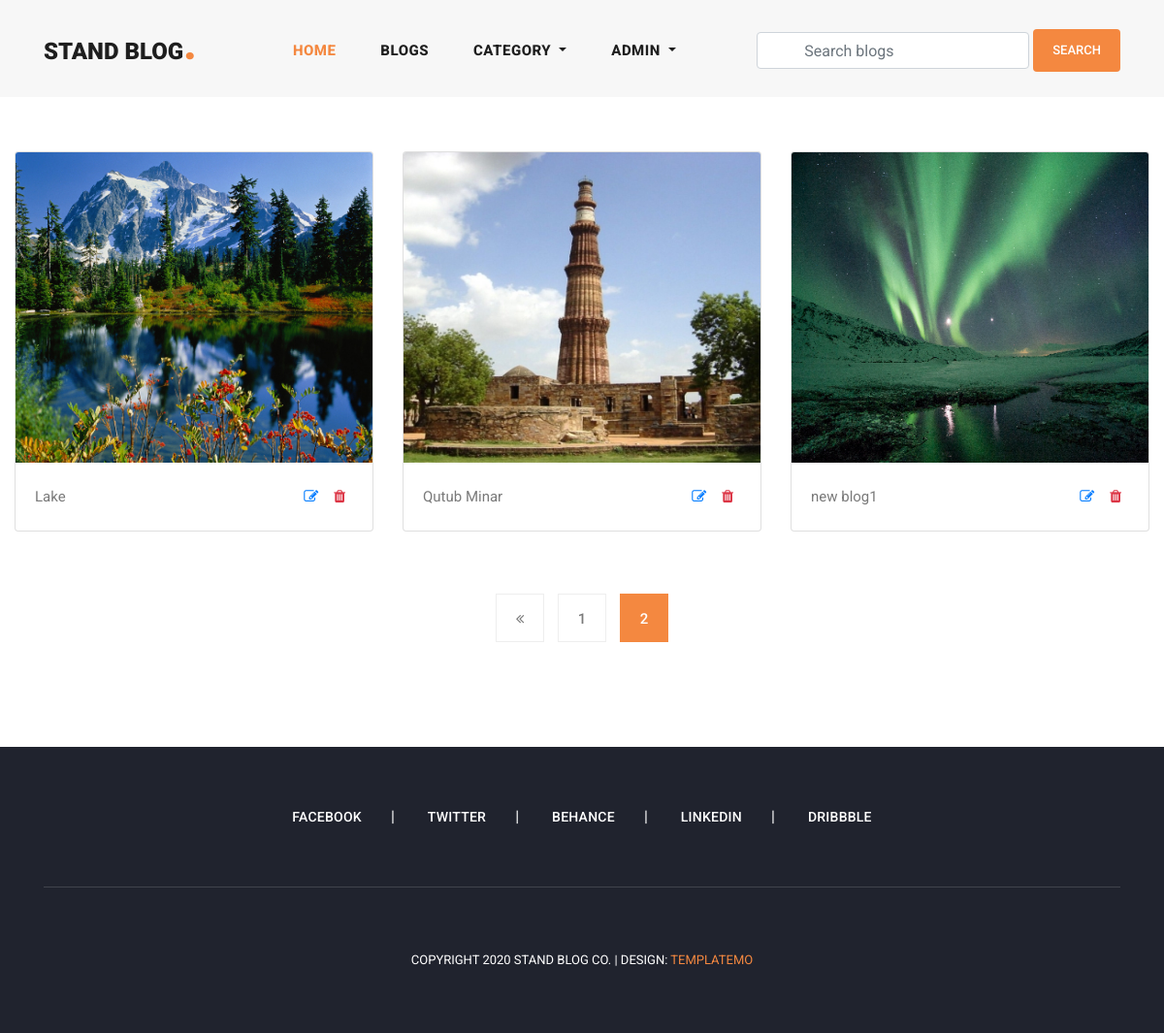
The app's page /my_blogs/?page=2 (signed in), older data.
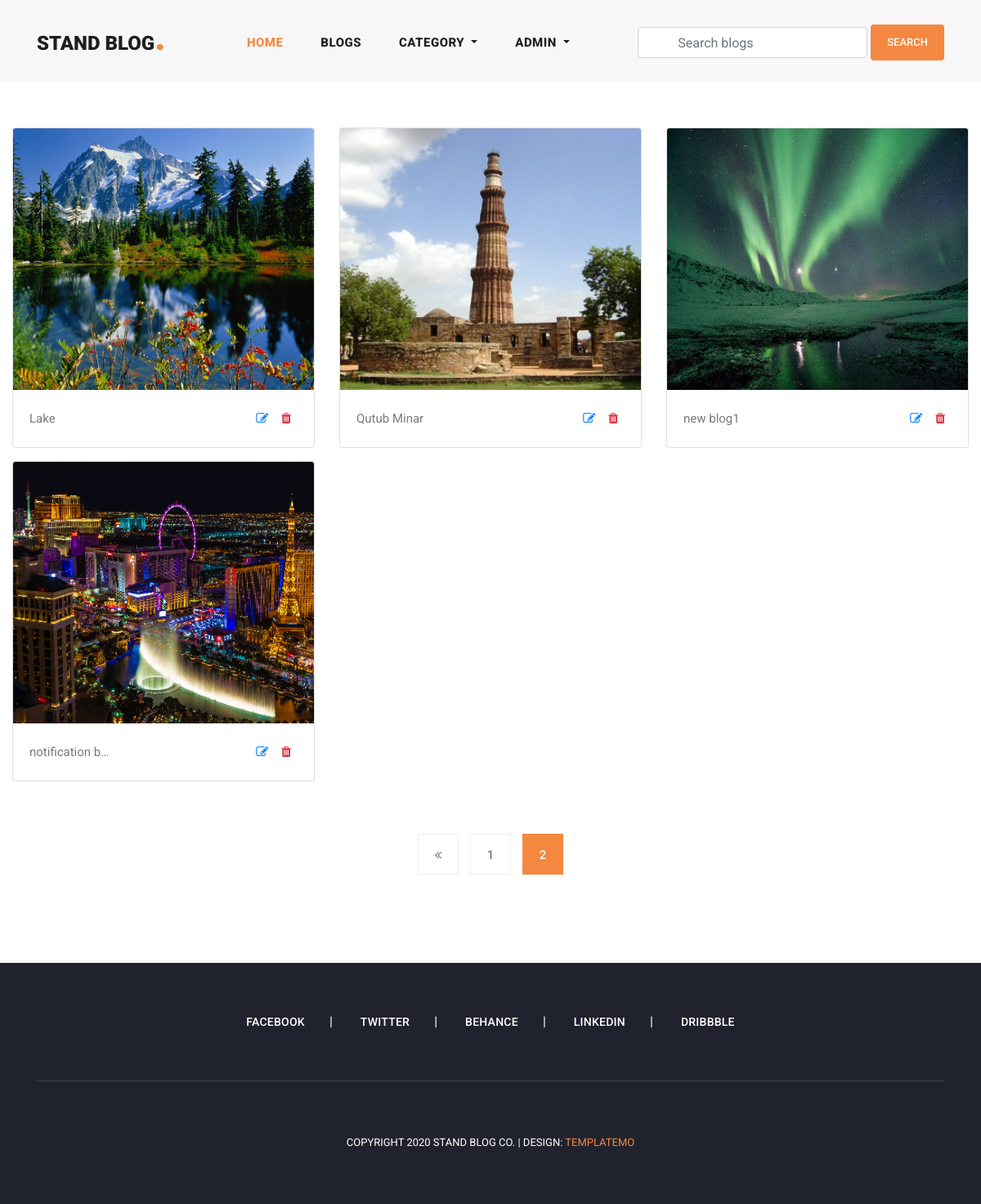
The same page, newer data.
### user_profile/models.py (models this page shows, shortened)
class User(AbstractUser):
    email = models.EmailField(
        max_length=150,
        unique=True,
        error_messages={
            "unique": "The email must be unique"
        }
    )
    profile_image = models.ImageField(
        null=True,
        blank=True,
        upload_to="profile_images"
    )
    followers = models.ManyToManyField("Follow")
    REQUIRED_FIELDS = ["email"]
    objects = CustomUserManager()

### blog/models.py (models this page shows, shortened)
class Blog(models.Model):
    user = models.ForeignKey(
        User,
        related_name='user_blogs',
        on_delete=models.CASCADE
    )
    category = models.ForeignKey(
        Category,
        related_name='category_blogs',
        on_delete=models.CASCADE
    )
    tags = models.ManyToManyField(
        Tag,
        related_name='tag_blogs',
        blank=True
    )
    likes = models.ManyToManyField(
        User,
        related_name='user_likes',
        blank=True
    )
    title = models.CharField(
        max_length=250
    )
    slug = models.SlugField(null=True, blank=True)
    banner = models.ImageField(upload_to='blog_banners')
    description = RichTextField()
    created_date = models.DateField(auto_now_add=True)

### blog/views.py (the view, shortened to what this page needs)
# urls.py: path('my_blogs/', my_blogs, name='my_blogs'),
@login_required(login_url='login')
def my_blogs(request):
    queryset = request.user.user_blogs.all()
    page = request.GET.get('page', 1)
    paginator = Paginator(queryset, 6)
    delete = request.GET.get('delete', None)
    try:
        blogs = paginator.page(page)
    except EmptyPage:
        blogs = paginator.page(1)
    except PageNotAnInteger:
        blogs = paginator.page(1)
        return redirect('blogs')
    context = {
        "blogs": blogs,
        "paginator": paginator
    }
    return render(request, 'my_blogs.html', context)

### blog/context_processors.py (called while the page is built)
def get_all_categories(request):
    categories = Category.objects.all()
    context = {
        "categories": categories
    }
    return context

### user_profile/context_processors.py (called while the page is built)
def user_notifications(request):
    context = {}
    if request.user.is_authenticated:
        notifications = Notificaiton.objects.filter(
            user=request.user
        ).order_by('-created_date')
        unseen = notifications.exclude(is_seen=True)
        context['notifications'] = notifications
        context['unseen'] = unseen.count()
    return context

### templates/my_blogs.html (shortened to what this page needs)
{% extends 'base.html' %}
{% load static %}
{% block content %}
<section class="my-blogs">
    <div class="container-fluid">
        <div class="row py-5">
            {% for blog in blogs %}
            <div class="col-md-4 my-2">
                <div class="card">
                    <img class="card-img-top img-fluid" style="width: 100%; height: 320px;" src="{{blog.banner.url}}"
                        alt="Card image cap">
                    <div class="card-body">
                        <p class="card-text d-flex flex-row">
                            {{blog.title|truncatechars:15}}
                            <a class="px-2 ml-auto" href="{% url 'update_blog' blog.slug %}">
                                <i class="fa fa-edit"></i>
                            </a>
                            <a class="px-2" href="?delete={{blog.pk}}">
                                <i class="fa fa-trash text-danger"></i>
                            </a>
                        </p>
                    </div>
                </div>
            </div>
            {% endfor %}
        </div>
        <div class="row py-2 justify-content-center">
            <div class="col-md-8">
                {% include 'pagination.html' %}
            </div>
        </div>
    </div>
</section>
{% endblock content %}

### templates/base.html (shortened to what this page needs)
<!DOCTYPE html>
<html lang="en">
<head>
    {% load static %}
    <link href="{% static 'vendor/bootstrap/css/bootstrap.min.css' %}" rel="stylesheet">
    <link rel="stylesheet" href="{% static 'css/fontawesome.css' %}">
    <link rel="stylesheet" href="{% static 'css/templatemo-stand-blog.css' %}">
    <link rel="stylesheet" href="{% static 'css/owl.css' %}">
    <link rel="stylesheet" href="{% static 'css/main.css' %}">
</head>
<body>
    {% include 'header.html' %}
    {% block content %}
    {% endblock content %}
    {% include 'footer.html' %}
</body>
</html>

### templates/header.html (shortened to what this page needs)
<header class="">
    <nav class="navbar navbar-expand-lg">
        <div class="container">
            <a class="navbar-brand" href="index.html">
                <h2>Stand Blog<em>.</em></h2>
            </a>
            <div class="collapse navbar-collapse" id="navbarResponsive">
                <ul class="navbar-nav ml-auto">
                    <li class="nav-item active">
                        <a class="nav-link" href="{% url 'home' %}">Home
                        </a>
                    </li>
                    <li class="nav-item">
                        <a class="nav-link" href="{% url 'blogs' %}">Blogs</a>
                    </li>
                    <li class="nav-item dropdown">
                        <a class="nav-link dropdown-toggle" href="#" id="navbarDropdown" role="button"
                            data-toggle="dropdown" aria-haspopup="true" aria-expanded="false">
                            Category
                        </a>
                    </li>
                    {% if request.user.is_authenticated %}
                    <li class="nav-item dropdown">
                        <a class="nav-link dropdown-toggle" href="#" id="navbarDropdown" role="button"
                            data-toggle="dropdown" aria-haspopup="true" aria-expanded="false">
                            {{request.user.username}}
                        </a>
                    </li>
                    {% else %}
                    <li class="nav-item">
                        <a class="nav-link" href="{% url 'login' %}">Login</a>
                    </li>
                    {% endif %}
                </ul>
                <form class="form-inline d-flex flex-nowrap my-2 ml-auto search-form" action="{% url 'search_blogs' %}"
                    method="GET"><input class="form-control px-5" name="search" type="text" placeholder="Search blogs"
                        required>
                </form>
                <button class="btn btn-primary ml-1">Search</button>
            </div>
        </div>
    </nav>
</header>

### templates/pagination.html (shortened to what this page needs)
<ul class="page-numbers">
    {% if blogs.has_previous %}
    <li><a href="?page={{blogs.previous_page_number}}"><i class="fa fa-angle-double-left"></i></a></li>
    {% endif %}
    {% for page in blogs.paginator.page_range %}
    {% if page == blogs.number %}
    <li class="active"><a href="?page={{page}}">{{page}}</a></li>
    {% else %}
    <li><a href="?page={{page}}">{{page}}</a></li>
    {% endif %}
    {% endfor %}
</ul>

### templates/footer.html
<footer>
    <div class="container">
        <div class="row">
            <div class="col-lg-12">
                <ul class="social-icons">
                    <li><a href="#">Facebook</a></li>
                    <li><a href="#">Twitter</a></li>
                    <li><a href="#">Behance</a></li>
                    <li><a href="#">Linkedin</a></li>
                    <li><a href="#">Dribbble</a></li>
                </ul>
            </div>
            <div class="col-lg-12">
                <div class="copyright-text">
                    <p>Copyright 2020 Stand Blog Co.
                        | Design: <a rel="nofollow" href="https://templatemo.com" target="_parent">TemplateMo</a></p>
                </div>
            </div>
        </div>
    </div>
</footer>

### templates/scripts.html (shortened to what this page needs)
{% load static %}

### assets/css/templatemo-stand-blog.css (style rules this page uses)
body { font-family: 'Roboto', sans-serif; overflow-x: hidden; text-rendering: optimizeLegibility; -webkit-font-smoothing: antialiased; -moz-osx-font-smoothing: grayscale; }
p { margin-bottom: 0px; font-size: 15px; font-weight: 400; color: #7a7a7a; line-height: 30px; }
a { text-decoration: none!important; }
ul { padding: 0; margin: 0; list-style: none; }
h1,h2,h3,h4,h5,h6 { margin: 0px; }
header { z-index: 99999; width: 100%; height: 100px; background-color: #f7f7f7; -webkit-transition: all 0.3s ease-in-out 0s; -moz-transition: all 0.3s ease-in-out 0s; -o-transition: all 0.3s ease-in-out 0s; transition: all 0.3s ease-in-out 0s; }
header .navbar { padding: 25px 0px; }
.navbar .navbar-brand { float: left; margin-top: -12px; outline: none; }
.navbar .navbar-brand h2 { color: #1e1e1e; text-transform: uppercase; font-size: 24px; font-weight: 900; -webkit-transition: all .3s ease 0s; -moz-transition: all .3s ease 0s; -o-transition: all .3s ease 0s; transition: all .3s ease 0s; }
.navbar .navbar-brand h2 em { font-size: 44px; font-style: normal; color: #f48840; }
#navbarResponsive { z-index: 999; }
.navbar-collapse { text-align: center; }
.navbar .navbar-nav .nav-item { margin: 0px 15px; }
.navbar .navbar-nav a.nav-link { text-transform: capitalize; font-size: 15px; font-weight: 800; text-transform: uppercase; letter-spacing: 0.5px; color: #1e1e1e; transition: all 0.3s; }
.navbar .navbar-nav .nav-link:hover, .navbar .navbar-nav .active>.nav-link, .navbar .navbar-nav .nav-link.active, .navbar .navbar-nav .nav-link.show, .navbar .navbar-nav .show>.nav-link { color: #f48840; }
ul.page-numbers { text-align: center; }
ul.page-numbers li { display: inline-block; margin: 0px 5px; }
ul.page-numbers li a { width: 50px; height: 50px; display: inline-block; text-align: center; line-height: 50px; font-size: 15px; color: #7a7a7a; border: 1px solid #eee; font-weight: 500; transition: all 0.3s; }
ul.page-numbers li.active a { background-color: #f48840; border-color: #f48840; color: #fff; }
footer { margin-top: 100px; text-align: center; background-color: #20232e; padding: 60px 0px; }
footer ul.social-icons { padding-bottom: 60px; margin-bottom: 60px; border-bottom: 1px solid rgba(250,250,250,0.15); }
footer ul.social-icons li { display: inline-block; margin-right: 30px; }
footer ul.social-icons li:after { content: "|"; color: #fff; margin-left: 30px; }
footer ul.social-icons li:last-child { margin-right: 0px; }
footer ul.social-icons li:last-child::after { display: none; }
footer ul.social-icons li a { font-size: 14px; text-transform: uppercase; color: #fff; font-weight: 500; letter-spacing: 0.25px; transition: all .3s; }
footer p { font-size: 13px; text-transform: uppercase; color: #fff; }
footer p a { color: #f48840; }

### assets/css/main.css (style rules this page uses)
.btn-primary { display: inline-block; background-color: #f48840; color: #fff; font-size: 13px; font-weight: 500; padding: 12px 20px; text-transform: uppercase; transition: all .3s; border: none; outline: none; }
input, textarea { text-transform: none !important; }

Row changes from the older to the newer data that the page shows:
added Blog: banner (picture), title "notification b…"
